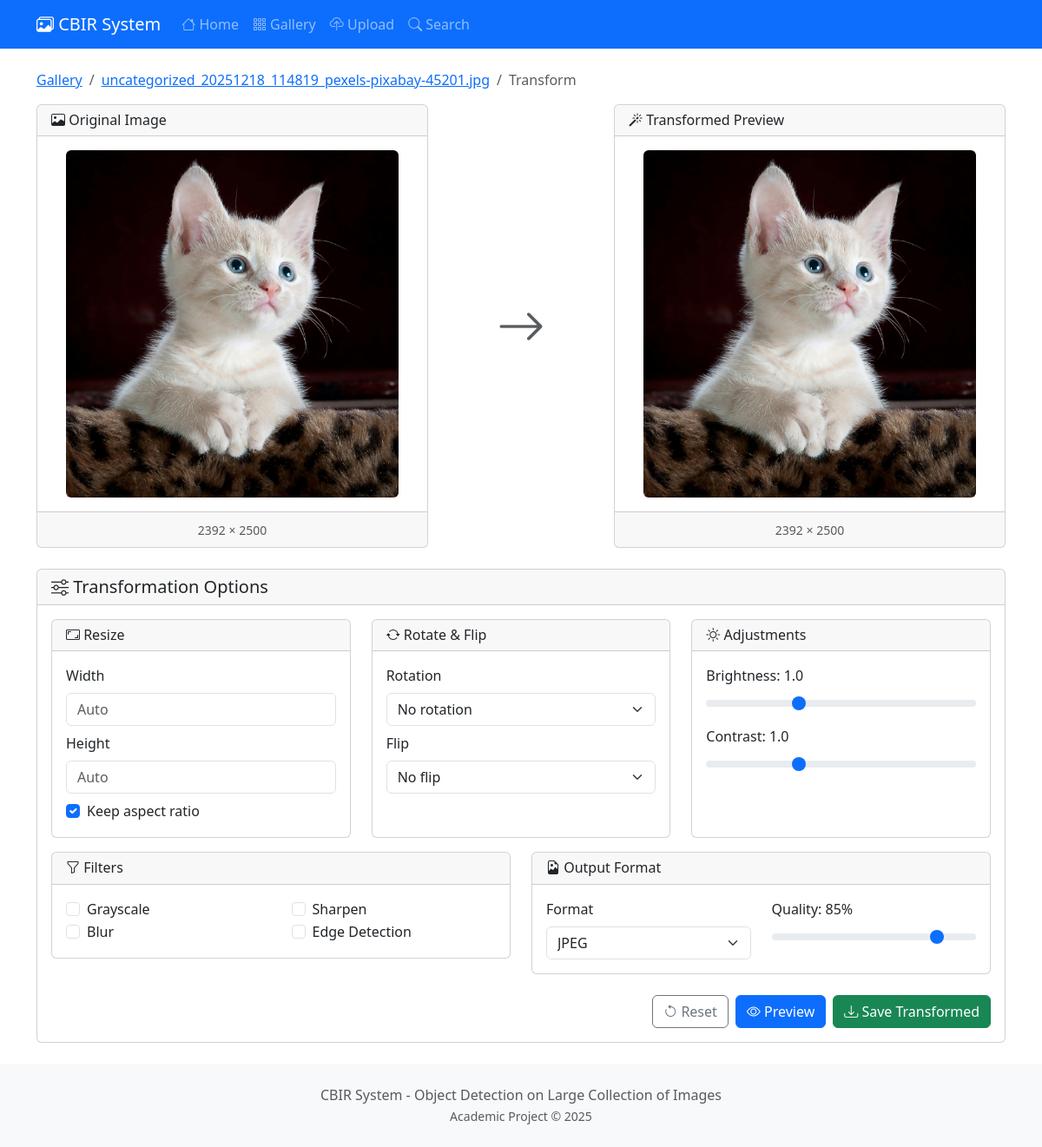
The app's page /image/13/transform/ with its own data.
### core/models.py (models this page shows, shortened)
class Image(models.Model):
    file = models.ImageField(upload_to=image_upload_path)
    filename = models.CharField(max_length=255)
    category = models.CharField(max_length=100, null=True, blank=True)
    uploaded_at = models.DateTimeField(auto_now_add=True)
    width = models.IntegerField(default=0)
    height = models.IntegerField(default=0)
    file_size = models.IntegerField(default=0)  # in bytes
    features_extracted = models.BooleanField(default=False)
    feature_vector = models.BinaryField(null=True, blank=True)  # Serialized numpy array
    class Meta:
        ordering = ['-uploaded_at']
    @property
    def image(self):
        return self.file
    @property
    def original_filename(self):
        return self.filename

### core/views.py (the view, shortened to what this page needs)
# urls.py: path('image/<int:pk>/transform/', views.TransformView.as_view(), name='transform'),
class TransformView(View):
    template_name = 'core/transform.html'
    def get(self, request, pk):
        image = get_object_or_404(Image, pk=pk)
        form = TransformForm()
        return render(request, self.template_name, {
            'image': image,
            'form': form
        })

### templates/core/transform.html (shortened to what this page needs)
{% extends 'core/base.html' %}
{% block content %}
<nav aria-label="breadcrumb" class="mb-3">
    <ol class="breadcrumb">
        <li class="breadcrumb-item"><a href="{% url 'core:gallery' %}">Gallery</a></li>
        <li class="breadcrumb-item"><a href="{% url 'core:image_detail' image.id %}">{{ image.original_filename }}</a></li>
        <li class="breadcrumb-item active">Transform</li>
    </ol>
</nav>
<div class="row">
    <div class="col-md-5">
        <div class="card">
            <div class="card-header">
                <h6 class="mb-0"><i class="bi bi-image"></i> Original Image</h6>
            </div>
            <div class="card-body text-center">
                <img src="{{ image.image.url }}" class="img-fluid rounded" id="originalImage" alt="Original">
            </div>
            <div class="card-footer text-center">
                <small class="text-muted">{{ image.width }} × {{ image.height }}</small>
            </div>
        </div>
    </div>
    <div class="col-md-2 d-flex align-items-center justify-content-center">
        <i class="bi bi-arrow-right display-4 text-muted"></i>
    </div>
    <div class="col-md-5">
        <div class="card">
            <div class="card-header">
                <h6 class="mb-0"><i class="bi bi-magic"></i> Transformed Preview</h6>
            </div>
            <div class="card-body text-center">
                <img src="{{ image.image.url }}" class="img-fluid rounded" id="previewImage" alt="Preview">
            </div>
            <div class="card-footer text-center">
                <small class="text-muted" id="previewDimensions">{{ image.width }} × {{ image.height }}</small>
            </div>
        </div>
    </div>
</div>
<div class="card mt-4">
    <div class="card-header">
        <h5 class="mb-0"><i class="bi bi-sliders"></i> Transformation Options</h5>
    </div>
    <div class="card-body">
        <form method="post" id="transformForm">
            <div class="row">
                <div class="col-md-4">
                    <div class="card h-100">
                        <div class="card-header">
                            <h6 class="mb-0"><i class="bi bi-aspect-ratio"></i> Resize</h6>
                        </div>
                        <div class="card-body">
                            <div class="mb-2">
                                <label class="form-label">Width</label>
                                <input type="number" name="resize_width" class="form-control" placeholder="Auto" min="1" max="4096">
                            </div>
                            <div class="mb-2">
                                <label class="form-label">Height</label>
                                <input type="number" name="resize_height" class="form-control" placeholder="Auto" min="1" max="4096">
                            </div>
                            <div class="form-check">
                                <input type="checkbox" name="keep_aspect" class="form-check-input" id="keepAspect" checked>
                                <label class="form-check-label" for="keepAspect">Keep aspect ratio</label>
                            </div>
                        </div>
                    </div>
                </div>
                <div class="col-md-4">
                    <div class="card h-100">
                        <div class="card-header">
                            <h6 class="mb-0"><i class="bi bi-arrow-repeat"></i> Rotate & Flip</h6>
                        </div>
                        <div class="card-body">
                            <div class="mb-2">
                                <label class="form-label">Rotation</label>
                                <select name="rotation" class="form-select">
                                    <option value="0">No rotation</option>
                                </select>
                            </div>
                            <div class="mb-2">
                                <label class="form-label">Flip</label>
                                <select name="flip" class="form-select">
                                    <option value="">No flip</option>
                                </select>
                            </div>
                        </div>
                    </div>
                </div>
                <div class="col-md-4">
                    <div class="card h-100">
                        <div class="card-header">
                            <h6 class="mb-0"><i class="bi bi-brightness-high"></i> Adjustments</h6>
                        </div>
                        <div class="card-body">
                            <div class="mb-2">
                                <label class="form-label">Brightness: <span id="brightnessVal">1.0</span></label>
                                <input type="range" name="brightness" class="form-range" min="0.5" max="2" step="0.1" value="1" id="brightness">
                            </div>
                            <div class="mb-2">
                                <label class="form-label">Contrast: <span id="contrastVal">1.0</span></label>
                                <input type="range" name="contrast" class="form-range" min="0.5" max="2" step="0.1" value="1" id="contrast">
                            </div>
                        </div>
                    </div>
                </div>
            </div>
            <div class="row mt-3">
                <div class="col-md-6">
                    <div class="card">
                        <div class="card-header">
                            <h6 class="mb-0"><i class="bi bi-funnel"></i> Filters</h6>
                        </div>
                        <div class="card-body">
                            <div class="row">
                                <div class="col-6">
                                    <div class="form-check">
                                        <input type="checkbox" name="grayscale" class="form-check-input" id="grayscale">
                                        <label class="form-check-label" for="grayscale">Grayscale</label>
                                    </div>
                                    <div class="form-check">
                                        <input type="checkbox" name="blur" class="form-check-input" id="blur">
                                        <label class="form-check-label" for="blur">Blur</label>
                                    </div>
                                </div>
                                <div class="col-6">
                                    <div class="form-check">
                                        <input type="checkbox" name="sharpen" class="form-check-input" id="sharpen">
                                        <label class="form-check-label" for="sharpen">Sharpen</label>
                                    </div>
                                    <div class="form-check">
                                        <input type="checkbox" name="edge_detect" class="form-check-input" id="edgeDetect">
                                        <label class="form-check-label" for="edgeDetect">Edge Detection</label>
                                    </div>
                                </div>
                            </div>
                        </div>
                    </div>
                </div>
                <div class="col-md-6">
                    <div class="card">
                        <div class="card-header">
                            <h6 class="mb-0"><i class="bi bi-file-earmark-image"></i> Output Format</h6>
                        </div>
                        <div class="card-body">
                            <div class="row">
                                <div class="col-6">
                                    <label class="form-label">Format</label>
                                    <select name="output_format" class="form-select">
                                        <option value="jpeg">JPEG</option>
                                    </select>
                                </div>
                                <div class="col-6">
                                    <label class="form-label">Quality: <span id="qualityVal">85</span>%</label>
                                    <input type="range" name="quality" class="form-range" min="10" max="100" step="5" value="85" id="quality">
                                </div>
                            </div>
                        </div>
                    </div>
                </div>
            </div>
            <div class="mt-4 d-flex gap-2 justify-content-end">
                <button type="button" class="btn btn-outline-secondary" onclick="resetForm()">
                    <i class="bi bi-arrow-counterclockwise"></i> Reset
                </button>
                <button type="submit" class="btn btn-primary" name="action" value="preview">
                    <i class="bi bi-eye"></i> Preview
                </button>
                <button type="submit" class="btn btn-success" name="action" value="save">
                    <i class="bi bi-download"></i> Save Transformed
                </button>
            </div>
        </form>
    </div>
</div>
{% endblock %}

### static/css/style.css (style rules this page uses)
body { min-height: 100vh; display: flex; flex-direction: column; }
#previewImage { max-height: 400px; object-fit: contain; }
#originalImage { max-height: 400px; object-fit: contain; }

### records on screen
Image: original_filename "uncategorized_20251218_114819_pexels-pixabay-45201.jpg", image (picture), width "2392", height "2500"
